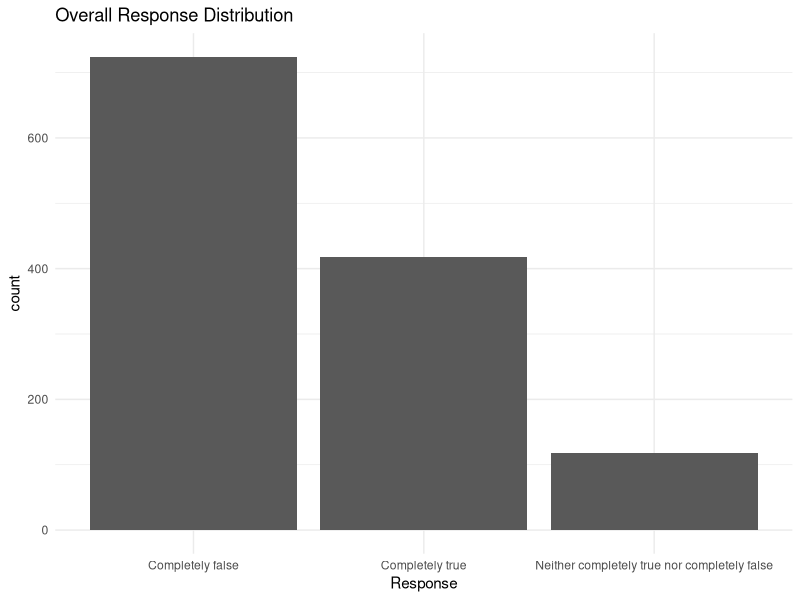
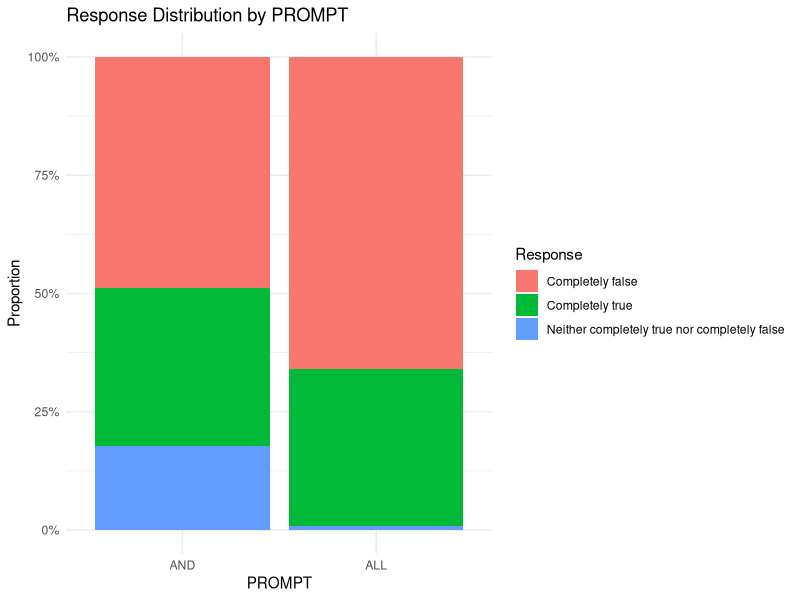
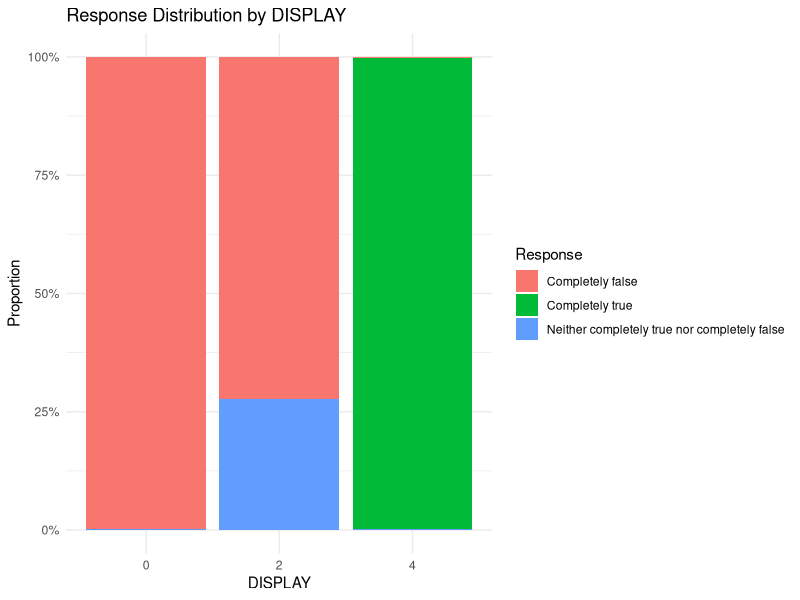
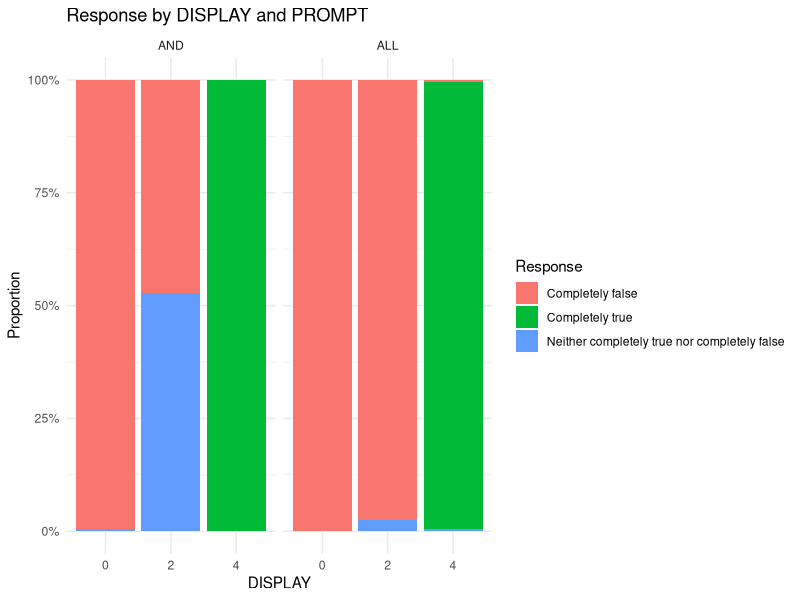

Generate these figures, in order, with R:

library(tidyverse)

data <- read.csv('ex1_cleaned.csv')
glimpse(data)
colnames(data)

library(dplyr)

data <- data %>%
  mutate(
    PROMPT = ifelse(PROMPT == "CONJ", "AND", PROMPT)
  )

# keep only target questions, drop filler questions

data_target <- data %>%
  filter(PROMPT %in% c("AND", "ALL"))

data_target <- data_target %>%
  mutate(
    PROMPT  = factor(PROMPT, levels = c("AND", "ALL")),
    DISPLAY = factor(DISPLAY, levels = c(0, 2, 4)),
    Response = factor(Response)
  )

# overall distribution

ggplot(data_target, aes(x = Response)) +
  geom_bar() +
  theme_minimal() +
  labs(title = "Overall Response Distribution")

# proportion plot by prompt

ggplot(data_target, aes(x = PROMPT, fill = Response)) +
  geom_bar(position = "fill") +
  scale_y_continuous(labels = scales::percent_format()) +
  labs(
    y = "Proportion",
    title = "Response Distribution by PROMPT"
  ) +
  theme_minimal()

# proportion plot by display

ggplot(data_target, aes(x = DISPLAY, fill = Response)) +
  geom_bar(position = "fill") +
  scale_y_continuous(labels = scales::percent_format()) +
  labs(
    y = "Proportion",
    title = "Response Distribution by DISPLAY"
  ) +
  theme_minimal()

# full interaction plot

ggplot(data_target, aes(x = DISPLAY, fill = Response)) +
  geom_bar(position = "fill") +
  facet_wrap(~ PROMPT) +
  scale_y_continuous(labels = scales::percent_format()) +
  labs(
    y = "Proportion",
    title = "Response by DISPLAY and PROMPT"
  ) +
  theme_minimal()
